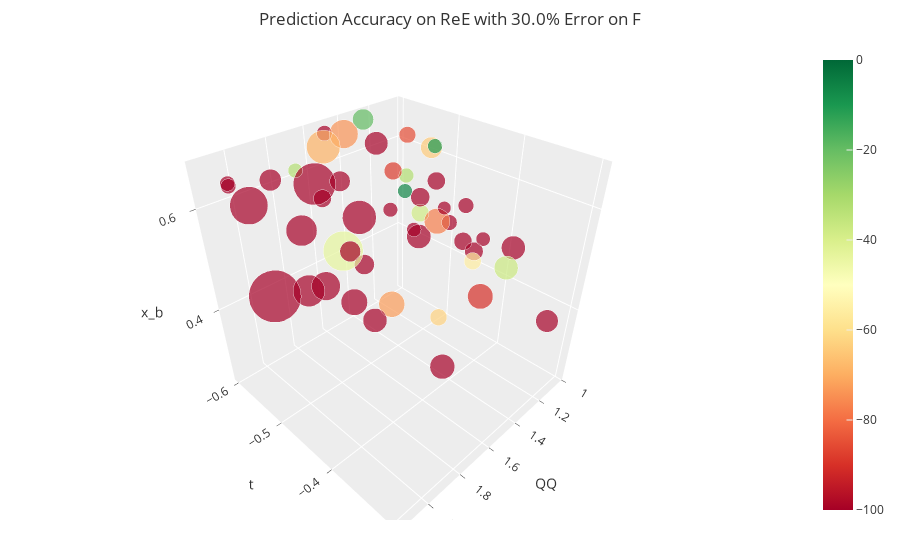

Here is the notebook cell this chart was saved with:
### Code cell
plotInteractive(0.3, 50, 'ReE')
